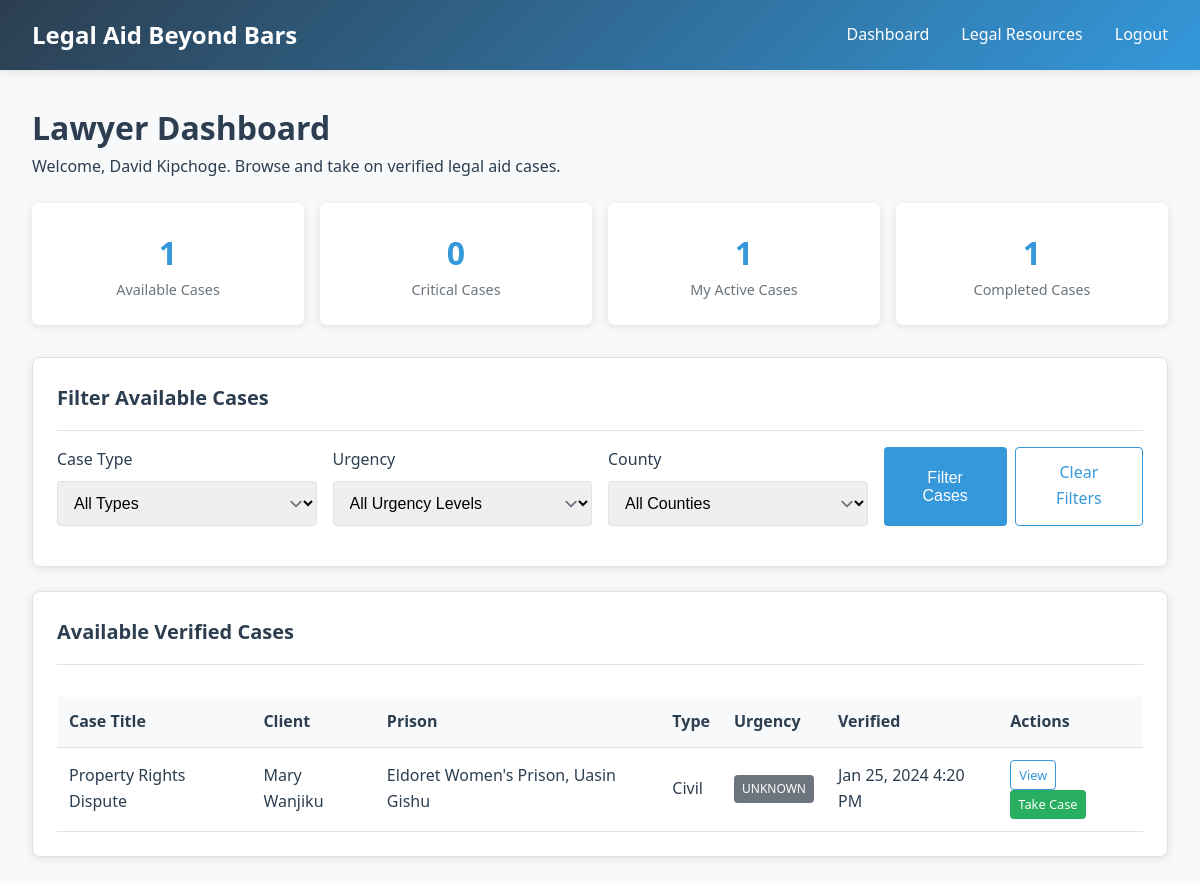
/lawyer.php (signed in), run on the app's committed database.
### tables this page shows
CREATE TABLE users (
    id INT PRIMARY KEY AUTO_INCREMENT,
    username VARCHAR(50) UNIQUE NOT NULL,
    email VARCHAR(100) UNIQUE NOT NULL,
    password_hash VARCHAR(255) NOT NULL,
    role ENUM('client', 'warden', 'lawyer', 'admin') NOT NULL,
    first_name VARCHAR(50) NOT NULL,
    last_name VARCHAR(50) NOT NULL,
    phone VARCHAR(20),
    prison_id INT NULL,
    is_approved BOOLEAN DEFAULT FALSE,
    created_at TIMESTAMP DEFAULT CURRENT_TIMESTAMP,
    updated_at TIMESTAMP DEFAULT CURRENT_TIMESTAMP ON UPDATE CURRENT_TIMESTAMP,
    FOREIGN KEY (prison_id) REFERENCES prisons(id) ON DELETE SET NULL
);

CREATE TABLE cases (
    id INT PRIMARY KEY AUTO_INCREMENT,
    client_id INT NOT NULL,
    prison_id INT NOT NULL,
    case_title VARCHAR(200) NOT NULL,
    case_description TEXT NOT NULL,
    case_type ENUM('criminal', 'civil', 'family', 'other') NOT NULL,
    urgency_level ENUM('low', 'medium', 'high', 'critical') DEFAULT 'medium',
    status ENUM('pending', 'verified', 'assigned', 'in_progress', 'completed', 'rejected') DEFAULT 'pending',
    warden_id INT NULL,
    lawyer_id INT NULL,
    warden_notes TEXT NULL,
    lawyer_notes TEXT NULL,
    verified_at TIMESTAMP NULL,
    assigned_at TIMESTAMP NULL,
    created_at TIMESTAMP DEFAULT CURRENT_TIMESTAMP,
    updated_at TIMESTAMP DEFAULT CURRENT_TIMESTAMP ON UPDATE CURRENT_TIMESTAMP,
    FOREIGN KEY (client_id) REFERENCES users(id) ON DELETE CASCADE,
    FOREIGN KEY (prison_id) REFERENCES prisons(id),
    FOREIGN KEY (warden_id) REFERENCES users(id) ON DELETE SET NULL,
    FOREIGN KEY (lawyer_id) REFERENCES users(id) ON DELETE SET NULL
);

CREATE TABLE prisons (
    id INT PRIMARY KEY AUTO_INCREMENT,
    name VARCHAR(100) NOT NULL,
    location VARCHAR(100) NOT NULL,
    county VARCHAR(50) NOT NULL,
    contact_phone VARCHAR(20),
    created_at TIMESTAMP DEFAULT CURRENT_TIMESTAMP
);

### lawyer.php (the view, shortened to what this page needs)
<?php
require_once '../config/database.php';
require_once '../includes/functions.php';
$user = get_user_by_id($pdo, $_SESSION['user_id']);
$where_conditions = ["c.status = 'verified'"];
$params = [];
$where_clause = implode(' AND ', $where_conditions);
$stmt = $pdo->prepare("
    SELECT c.*, p.name as prison_name, p.location as prison_location, p.county,
           u.first_name as client_first_name, u.last_name as client_last_name
    FROM cases c
    JOIN prisons p ON c.prison_id = p.id
    JOIN users u ON c.client_id = u.id
    WHERE $where_clause
    ORDER BY c.urgency_level DESC, c.verified_at ASC
");
$stmt->execute($params);
$available_cases = $stmt->fetchAll();
$stmt = $pdo->prepare("
    SELECT
        COUNT(*) as available_cases,
        SUM(CASE WHEN urgency_level = 'critical' THEN 1 ELSE 0 END) as critical_available
    FROM cases WHERE status = 'verified'
");
$stmt->execute();
$stats = $stmt->fetch();
$stmt = $pdo->prepare("
    SELECT
        COUNT(*) as my_active_cases,
        SUM(CASE WHEN status = 'completed' THEN 1 ELSE 0 END) as my_completed_cases
    FROM cases WHERE lawyer_id = ?
");
$stmt->execute([$_SESSION['user_id']]);
$my_stats = $stmt->fetch();
?>
<!DOCTYPE html>
<html lang="en">
<head>
    <link rel="stylesheet" href="../assets/css/style.css">
</head>
<body>
    <header class="header">
        <nav class="navbar">
            <div class="logo">Legal Aid Beyond Bars</div>
            <ul class="nav-links">
                <li><a href="lawyer.php">Dashboard</a></li>
                <li><a href="../legal/resources.php">Legal Resources</a></li>
                <li><a href="../auth/logout.php">Logout</a></li>
            </ul>
        </nav>
    </header>
    <div class="container">
        <h1>Lawyer Dashboard</h1>
        <p class="mb-4">Welcome, <?php echo htmlspecialchars($user['first_name'] . ' ' . $user['last_name']); ?>. Browse and take on verified legal aid cases.</p>
        <div class="stats-grid">
            <div class="stat-card">
                <div class="stat-number"><?php echo $stats['available_cases']; ?></div>
                <div class="stat-label">Available Cases</div>
            </div>
            <div class="stat-card">
                <div class="stat-number"><?php echo $stats['critical_available']; ?></div>
                <div class="stat-label">Critical Cases</div>
            </div>
            <div class="stat-card">
                <div class="stat-number"><?php echo $my_stats['my_active_cases']; ?></div>
                <div class="stat-label">My Active Cases</div>
            </div>
            <div class="stat-card">
                <div class="stat-number"><?php echo $my_stats['my_completed_cases']; ?></div>
                <div class="stat-label">Completed Cases</div>
            </div>
        </div>
        <div class="card mb-4">
            <div class="card-header">
                <h3 class="card-title">Filter Available Cases</h3>
            </div>
            <form method="GET" action="">
                <div style="display: grid; grid-template-columns: repeat(auto-fit, minmax(200px, 1fr)); gap: 1rem;">
                    <div class="form-group">
                        <label for="type" class="form-label">Case Type</label>
                        <select id="type" name="type" class="form-control form-select">
                            <option value="">All Types</option>
                        </select>
                    </div>
                    <div class="form-group">
                        <label for="urgency" class="form-label">Urgency</label>
                        <select id="urgency" name="urgency" class="form-control form-select">
                            <option value="">All Urgency Levels</option>
                        </select>
                    </div>
                    <div class="form-group">
                        <label for="location" class="form-label">County</label>
                        <select id="location" name="location" class="form-control form-select">
                            <option value="">All Counties</option>
                        </select>
                    </div>
                    <div class="form-group d-flex align-items-end">
                        <button type="submit" class="btn btn-primary">Filter Cases</button>
                        <a href="lawyer.php" class="btn btn-outline ml-2">Clear Filters</a>
                    </div>
                </div>
            </form>
        </div>
        <div class="card">
            <div class="card-header">
                <h3 class="card-title">Available Verified Cases</h3>
            </div>
            <?php if (empty($available_cases)): ?>
                <div class="text-center" style="padding: 2rem;">
                    <p>No cases match your current filters or no verified cases are available.</p>
                </div>
            <?php else: ?>
                <div class="table-responsive">
                    <table class="table table-hover">
                        <thead>
                            <tr>
                                <th>Case Title</th>
                                <th>Client</th>
                                <th>Prison</th>
                                <th>Type</th>
                                <th>Urgency</th>
                                <th>Verified</th>
                                <th>Actions</th>
                            </tr>
                        </thead>
                        <tbody>
                            <?php foreach ($available_cases as $case): ?>
                            <tr>
                                <td><?php echo htmlspecialchars($case['case_title']); ?></td>
                                <td><?php echo htmlspecialchars($case['client_first_name'] . ' ' . $case['client_last_name']); ?></td>
                                <td><?php echo htmlspecialchars($case['prison_name'] . ', ' . $case['county']); ?></td>
                                <td><?php echo ucfirst($case['case_type']); ?></td>
                                <td><?php echo get_urgency_badge($case['urgency_level']); ?></td>
                                <td><?php echo format_date($case['verified_at']); ?></td>
                                <td>
                                    <a href="view_case.php?id=<?php echo $case['id']; ?>" class="btn btn-outline" style="padding: 0.25rem 0.5rem; font-size: 0.8rem;">View</a>
                                    <a href="take_case.php?id=<?php echo $case['id']; ?>" class="btn btn-success" style="padding: 0.25rem 0.5rem; font-size: 0.8rem;">Take Case</a>
                                </td>
                            </tr>
                            <?php endforeach; ?>
                        </tbody>
                    </table>
                </div>
            <?php endif; ?>
        </div>
    </div>
</body>
</html>

### functions.php (shortened to what this page needs)
<?php
function get_user_by_id($pdo, $user_id) {
    $stmt = $pdo->prepare("SELECT * FROM users WHERE id = ?");
    $stmt->execute([$user_id]);
    return $stmt->fetch();
}
function format_date($date) {
    return date('M j, Y g:i A', strtotime($date));
}
function get_urgency_badge($urgency) {
    $badges = [
        'low' => '<span class="badge badge-success">Low</span>',
        'medium' => '<span class="badge badge-warning">Medium</span>',
        'high' => '<span class="badge badge-danger">High</span>',
        'critical' => '<span class="badge badge-dark">Critical</span>'
    ];
    return $badges[$urgency] ?? '<span class="badge badge-secondary">Unknown</span>';
}
?>

### style.css (style rules this page uses)
:root { --primary-color: #2c3e50; --secondary-color: #3498db; --success-color: #27ae60; --warning-color: #f39c12; --danger-color: #e74c3c; --light-bg: #f8f9fa; --dark-text: #2c3e50; --border-color: #dee2e6; }
* { margin: 0; padding: 0; box-sizing: border-box; }
body { font-family: 'Segoe UI', Tahoma, Geneva, Verdana, sans-serif; line-height: 1.6; color: var(--dark-text); background-color: var(--light-bg); }
.header { background: linear-gradient(135deg, var(--primary-color), var(--secondary-color)); color: white; padding: 1rem 0; box-shadow: 0 2px 10px rgba(0,0,0,0.1); }
.navbar { display: flex; justify-content: space-between; align-items: center; max-width: 1200px; margin: 0 auto; padding: 0 2rem; }
.logo { font-size: 1.5rem; font-weight: bold; }
.nav-links { display: flex; list-style: none; gap: 2rem; }
.nav-links a { color: white; text-decoration: none; transition: opacity 0.3s; }
.container { max-width: 1200px; margin: 0 auto; padding: 2rem; }
.card { background: white; border-radius: 8px; padding: 1.5rem; box-shadow: 0 2px 10px rgba(0,0,0,0.1); border: 1px solid var(--border-color); }
.card-header { border-bottom: 1px solid var(--border-color); padding-bottom: 1rem; margin-bottom: 1rem; }
.card-title { font-size: 1.25rem; font-weight: 600; color: var(--primary-color); }
.form-group { margin-bottom: 1rem; }
.form-label { display: block; margin-bottom: 0.5rem; font-weight: 500; }
.form-control { width: 100%; padding: 0.75rem; border: 1px solid var(--border-color); border-radius: 4px; font-size: 1rem; transition: border-color 0.3s; }
.form-select { background-position: right 0.5rem center; background-repeat: no-repeat; background-size: 1.5em 1.5em; padding-right: 2.5rem; }
.btn { display: inline-block; padding: 0.75rem 1.5rem; border: none; border-radius: 4px; font-size: 1rem; font-weight: 500; text-decoration: none; text-align: center; cursor: pointer; transition: all 0.3s; }
.btn-primary { background-color: var(--secondary-color); color: white; }
.btn-success { background-color: var(--success-color); color: white; }
.btn-outline { background-color: transparent; border: 1px solid var(--secondary-color); color: var(--secondary-color); }
.badge { display: inline-block; padding: 0.25rem 0.5rem; font-size: 0.75rem; font-weight: 500; border-radius: 4px; text-transform: uppercase; }
.badge-secondary { background-color: #6c757d; color: white; }
.table { width: 100%; border-collapse: collapse; margin-top: 1rem; }
.table th, .table td { padding: 0.75rem; text-align: left; border-bottom: 1px solid var(--border-color); }
.table th { background-color: var(--light-bg); font-weight: 600; }
.stats-grid { display: grid; grid-template-columns: repeat(auto-fit, minmax(200px, 1fr)); gap: 1rem; margin-bottom: 2rem; }
.stat-card { background: white; padding: 1.5rem; border-radius: 8px; text-align: center; box-shadow: 0 2px 10px rgba(0,0,0,0.1); }
.stat-number { font-size: 2rem; font-weight: bold; color: var(--secondary-color); }
.stat-label { color: #6c757d; font-size: 0.9rem; }
.mb-4 { margin-bottom: 1.5rem; }
.ml-2 { margin-left: 0.5rem; }
.d-flex { display: flex; }
.table-responsive { overflow-x: auto; }

### data on the page
users: first_name+last_name "David Kipchoge"
cases: case_title "Property Rights Dispute", client.last_name "Mary Wanjiku", prison.county "Eldoret Women's Prison, Uasin Gishu", case_type "Civil", urgency_level "UNKNOWN", verified_at "Jan 25, 2024 4:20 PM"

### other printed values
$stats['available_cases'] "1"
$stats['critical_available'] "0"
$my_stats['my_active_cases'] "1"
$my_stats['my_completed_cases'] "1"
